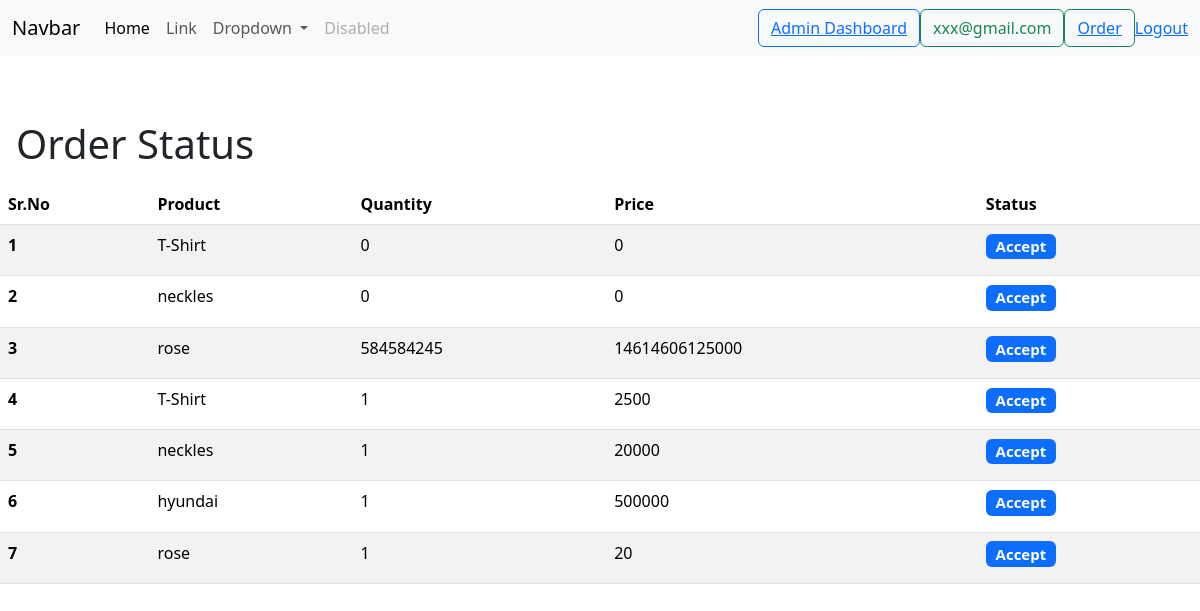
Screenshot of /order/ (signed in) with the database file from the repository.
### store/models/orders.py (models this page shows, shortened)
class orders(models.Model):
    ids = models.BigAutoField(primary_key=True)
    customer = models.ForeignKey(sign,on_delete=models.CASCADE)
    product = models.ForeignKey(product,on_delete=models.CASCADE)
    date = models.DateField(default=datetime.datetime.today())
    price = models.IntegerField(default=0)
    quantity = models.IntegerField(default=0)
    phone = models.CharField(max_length=30,blank=True)
    address = models.CharField(max_length=50)
    status = models.BooleanField(default=False)
    @staticmethod
    def get_order_by_id(user_id):
        return orders.objects.filter(customer=user_id)

### store/models/product.py (models this page shows, shortened)
class product(models.Model):
    PRODUCT=models.CharField(max_length=50)
    CATEGORY=models.ForeignKey(category,on_delete=models.CASCADE,default=1)
    DESCRIPTION=models.TextField()
    PRICE=models.IntegerField(default=0)
    IMAGE=models.ImageField(upload_to="files/")
    def __str__(self):
        return self.PRODUCT

### store/views/order.py (the view)
# urls.py: path('order/', order_display.as_view(),name='order'),
class order_display(View):
    @method_decorator(simple_middleware)
    def get(self,request):
        user = request.session.get('id')
        order= orders.get_order_by_id(user)
        if 'cart' in request.session:
            del request.session['cart']
        else:
            print("item not removed from session")
        return render(request,"order.html",{'order':order})

### store/templatetags/cart.py (called while the page is built)
@register.filter(name="multiply")
def currency(number , number1):
    return number * number1

### store/templates/order.html
{% extends 'base.html' %}
{% block content %}
{% load cart %}
<div><h1 class="m-3">Order Status</h1></div>
<table class="table table-striped">
    <thead>
    <tr>
        <th scope="col">Sr.No</th>
        <th scope="col">Product</th>
        <th scope="col">Quantity</th>
        <th scope="col">Price</th>
        <th scope="col">Status</th>
    </tr>
    </thead>
    <tbody>
    {% for i in order %}
    <tr>
        <th scope="row">{{forloop.counter}}</th>
        <td>{{i.product}}</td>
        <td>{{i.quantity}}</td>
        <td>{{i.quantity|multiply:i.price}}</td>
        <td>
            {% if i.status %}
                <h5><span class="badge bg-primary">Accept</span></h5>
            {% else %}
                <h5><span class="badge bg-warning">Pending</span></h5>
            {% endif %}
        </td>
    </tr>
    {% endfor %}
    </tbody>
</table>
{% endblock %}

### store/templates/base.html (shortened to what this page needs)
<!DOCTYPE html>
<html lang="en">
<head>
    <link href="https://cdn.jsdelivr.net/npm/bootstrap@5.3.2/dist/css/bootstrap.min.css" rel="stylesheet"
>
</head>
<body>
<nav class="navbar navbar-expand-lg bg-body-tertiary">
    <div class="container-fluid">
        <a class="navbar-brand" href="#">Navbar</a>
        <div class="collapse navbar-collapse" id="navbarSupportedContent">
            <ul class="navbar-nav me-auto mb-2 mb-lg-0">
                <li class="nav-item">
                    <a class="nav-link active" aria-current="page" href="/">Home</a>
                </li>
                <li class="nav-item">
                    <a class="nav-link" href="#">Link</a>
                </li>
                <li class="nav-item dropdown">
                    <a class="nav-link dropdown-toggle" href="#" role="button" data-bs-toggle="dropdown"
                       aria-expanded="false">
                        Dropdown
                    </a>
                </li>
                <li class="nav-item">
                    <a class="nav-link disabled" aria-disabled="true">Disabled</a>
                </li>
            </ul>
            <button class="btn btn-outline-primary mr-5" type="submit"><a href="/admin_log/">Admin Dashboard</a></button>
    {% if request.session.id %}
            <button class="btn btn-outline-success mr-5" type="submit">{{request.session.user}}</button>
            <button class="btn btn-outline-success mr-5" type="submit"><a href="/order/">Order</a></button>
            <a href="/logout/">Logout</a>
    {% else %}
            <button class="btn btn-outline-success mr-5" type="submit"><a href="/sign/">Sign Up</a></button>
            <button class="btn btn-outline-success mr-5" type="submit"><a href="/login/">Login</a></button
    {% endif %}
        </div>
    </div>
</nav>
<br>
<br>
{% block content %} {% endblock %}
</body>
</html>

### rows the page displays
orders: product "T-Shirt", quantity "0", quantity|multiply "0", status "Accept"
orders: product "neckles", quantity "0", quantity|multiply "0", status "Accept"
orders: product "rose", quantity "584584245", quantity|multiply "14614606125000", status "Accept"
orders: product "T-Shirt", quantity "1", quantity|multiply "2500", status "Accept"
orders: product "neckles", quantity "1", quantity|multiply "20000", status "Accept"
orders: product "hyundai", quantity "1", quantity|multiply "500000", status "Accept"
orders: product "rose", quantity "1", quantity|multiply "20", status "Accept"

### other values shown
{{ request.session.user }} "xxx@gmail.com"
